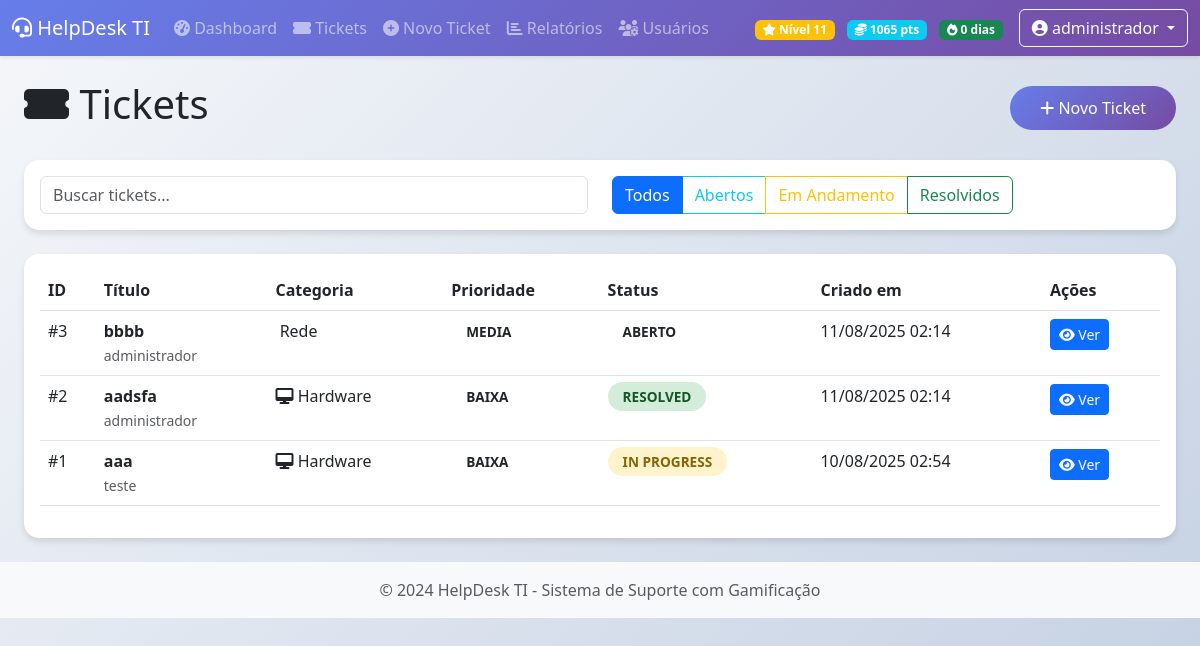
Screenshot of /tickets (signed in) with the database file from the repository.
### app.py (models this page shows, shortened)
class User(UserMixin, db.Model):
    id = db.Column(db.Integer, primary_key=True)
    username = db.Column(db.String(80), unique=True, nullable=False)
    email = db.Column(db.String(120), unique=True, nullable=False)
    password_hash = db.Column(db.String(200), nullable=False)
    full_name = db.Column(db.String(200), nullable=False)
    role = db.Column(db.String(50), default='user')  # admin, technician, user
    department = db.Column(db.String(100))
    is_active = db.Column(db.Boolean, default=True)
    created_at = db.Column(db.DateTime, default=datetime.utcnow)
    created_by = db.Column(db.Integer, db.ForeignKey('user.id'))
    last_login = db.Column(db.DateTime)
    points = db.Column(db.Integer, default=0)
    level = db.Column(db.Integer, default=1)
    badges = db.Column(db.Text, default='[]')
    streak_days = db.Column(db.Integer, default=0)
    creator = db.relationship('User', remote_side=[id], backref='created_users')

class Ticket(db.Model):
    id = db.Column(db.Integer, primary_key=True)
    title = db.Column(db.String(200), nullable=False)
    description = db.Column(db.Text, nullable=False)
    category = db.Column(db.String(50), nullable=False)
    priority = db.Column(db.String(20), nullable=False)
    status = db.Column(db.String(20), default='open')
    user_id = db.Column(db.Integer, db.ForeignKey('user.id'), nullable=False)
    assigned_to = db.Column(db.Integer, db.ForeignKey('user.id'))
    created_at = db.Column(db.DateTime, default=datetime.utcnow)
    updated_at = db.Column(db.DateTime, default=datetime.utcnow, onupdate=datetime.utcnow)
    resolved_at = db.Column(db.DateTime)
    resolution_time = db.Column(db.Integer)  # em minutos
    creator = db.relationship('User', foreign_keys=[user_id], backref='tickets_created')
    technician = db.relationship('User', foreign_keys=[assigned_to], backref='tickets_assigned')

### app.py (the view)
@app.route('/tickets')
@login_required
@active_required
def tickets_list():
    page = request.args.get('page', 1, type=int)
    status_filter = request.args.get('status', 'all')
    if current_user.role in ['admin', 'technician']:
        query = Ticket.query
    else:
        query = Ticket.query.filter_by(user_id=current_user.id)
    if status_filter != 'all':
        query = query.filter_by(status=status_filter)
    tickets = query.order_by(Ticket.created_at.desc()).paginate(
        page=page, per_page=10, error_out=False
    )
    return render_template('tickets/list.html', tickets=tickets, status_filter=status_filter)

### app.py (called while the page is built)
def active_required(f):
    @wraps(f)
    def decorated_function(*args, **kwargs):
        if current_user.is_authenticated and not current_user.is_active:
            flash('Sua conta foi desativada. Entre em contato com o administrador.', 'warning')
            logout_user()
            return redirect(url_for('login'))
        return f(*args, **kwargs)
    return decorated_function

@login_manager.user_loader
def load_user(user_id):
    return User.query.get(int(user_id))

@app.context_processor
def inject_globals():
    return {
        'category_icons': {
            'hardware': 'fa-desktop',
            'software': 'fa-code',
            'network': 'fa-network-wired',
            'printer': 'fa-print',
            'email': 'fa-envelope',
            'access': 'fa-key',
            'other': 'fa-question-circle'
        }
    }

### templates/tickets/list.html (shortened to what this page needs)
{% extends "base.html" %}
{% block content %}
<div class="container-fluid">
    <div class="d-flex justify-content-between align-items-center mb-4">
        <h1><i class="fas fa-ticket-alt"></i> Tickets</h1>
        <a href="{{ url_for('new_ticket') }}" class="btn btn-gradient-primary">
            <i class="fas fa-plus"></i> Novo Ticket
        </a>
    </div>
    <div class="card mb-4">
        <div class="card-body">
            <div class="row">
                <div class="col-md-6">
                    <input type="text" class="form-control" placeholder="Buscar tickets..." onkeyup="searchTickets(this.value)">
                </div>
                <div class="col-md-6">
                    <div class="btn-group" role="group">
                        <a href="?status=all" class="btn btn-outline-primary {% if status_filter == 'all' %}active{% endif %}">Todos</a>
                        <a href="?status=open" class="btn btn-outline-info {% if status_filter == 'open' %}active{% endif %}">Abertos</a>
                        <a href="?status=in_progress" class="btn btn-outline-warning {% if status_filter == 'in_progress' %}active{% endif %}">Em Andamento</a>
                        <a href="?status=resolved" class="btn btn-outline-success {% if status_filter == 'resolved' %}active{% endif %}">Resolvidos</a>
                    </div>
                </div>
            </div>
        </div>
    </div>
    <div class="card">
        <div class="card-body">
            <div class="table-responsive">
                <table class="table table-hover">
                    <thead>
                        <tr>
                            <th>ID</th>
                            <th>Título</th>
                            <th>Categoria</th>
                            <th>Prioridade</th>
                            <th>Status</th>
                            <th>Criado em</th>
                            <th>Ações</th>
                        </tr>
                    </thead>
                    <tbody>
                        {% for ticket in tickets.items %}
                        <tr class="ticket-item">
                            <td>#{{ ticket.id }}</td>
                            <td>
                                <strong>{{ ticket.title }}</strong>
                                <br>
                                <small class="text-muted">{{ ticket.creator.full_name }}</small>
                            </td>
                            <td>
                                <i class="fas {{ category_icons[ticket.category] }}"></i>
                                {{ ticket.category|title }}
                            </td>
                            <td>
                                <span class="priority-label priority-{{ ticket.priority }}">
                                    {{ ticket.priority|upper }}
                                </span>
                            </td>
                            <td>
                                <span class="status-label status-{{ ticket.status }}">
                                    {{ ticket.status|replace('_', ' ')|upper }}
                                </span>
                            </td>
                            <td>{{ ticket.created_at.strftime('%d/%m/%Y %H:%M') }}</td>
                            <td>
                                <a href="{{ url_for('view_ticket', ticket_id=ticket.id) }}" class="btn btn-sm btn-primary">
                                    <i class="fas fa-eye"></i> Ver
                                </a>
                            </td>
                        </tr>
                        {% endfor %}
                    </tbody>
                </table>
            </div>
        </div>
    </div>
</div>
{% endblock %}

### templates/base.html (shortened to what this page needs)
<!DOCTYPE html>
<html lang="pt-BR">
<head>
    <link href="https://cdn.jsdelivr.net/npm/bootstrap@5.3.0/dist/css/bootstrap.min.css" rel="stylesheet">
    <link rel="stylesheet" href="https://cdnjs.cloudflare.com/ajax/libs/font-awesome/6.4.0/css/all.min.css">
    <link rel="stylesheet" href="{{ url_for('static', filename='css/style.css') }}">
</head>
<body>
    <nav class="navbar navbar-expand-lg navbar-dark bg-gradient-primary shadow-sm">
        <div class="container-fluid">
            <a class="navbar-brand" href="{{ url_for('dashboard') }}">
                <i class="fas fa-headset"></i> HelpDesk TI
            </a>
            {% if current_user.is_authenticated %}
            <div class="collapse navbar-collapse" id="navbarNav">
                <ul class="navbar-nav me-auto">
                    <li class="nav-item">
                        <a class="nav-link" href="{{ url_for('dashboard') }}">
                            <i class="fas fa-tachometer-alt"></i> Dashboard
                        </a>
                    </li>
                    <li class="nav-item">
                        <a class="nav-link" href="{{ url_for('tickets_list') }}">
                            <i class="fas fa-ticket-alt"></i> Tickets
                        </a>
                    </li>
                    <li class="nav-item">
                        <a class="nav-link" href="{{ url_for('new_ticket') }}">
                            <i class="fas fa-plus-circle"></i> Novo Ticket
                        </a>
                    </li>
                    {% if current_user.role in ['technician', 'admin'] %}
                    <li class="nav-item">
                        <a class="nav-link" href="{{ url_for('reports') }}">
                            <i class="fas fa-chart-bar"></i> Relatórios
                        </a>
                    </li>
                    {% endif %}
                    {% if current_user.role == 'admin' %}
                    <li class="nav-item">
                        <a class="nav-link" href="{{ url_for('admin_users') }}">
                            <i class="fas fa-users-cog"></i> Usuários
                        </a>
                    </li>
                    {% endif %}
                </ul>
                <div class="d-flex align-items-center">
                    {% if current_user.role in ['admin', 'technician'] %}
                    <div class="me-3 text-white">
                        <span class="badge bg-warning me-2">
                            <i class="fas fa-star"></i> Nível {{ current_user.level or 1 }}
                        </span>
                        <span class="badge bg-info me-2">
                            <i class="fas fa-coins"></i> {{ current_user.points or 0 }} pts
                        </span>
                        <span class="badge bg-success">
                            <i class="fas fa-fire"></i> {{ current_user.streak_days or 0 }} dias
                        </span>
                    </div>
                    {% endif %}
                    <div class="dropdown">
                        <button class="btn btn-outline-light dropdown-toggle" type="button" data-bs-toggle="dropdown">
                            <i class="fas fa-user-circle"></i> {{ current_user.full_name }}
                        </button>
                    </div>
                </div>
            </div>
            {% endif %}
        </div>
    </nav>
    <main class="container-fluid py-4">
        {% block content %}{% endblock %}
    </main>
    <footer class="footer mt-auto py-3 bg-light">
        <div class="container text-center">
            <span class="text-muted">© 2024 HelpDesk TI - Sistema de Suporte com Gamificação</span>
        </div>
    </footer>
</body>
</html>

### static/css/style.css (style rules this page uses)
:root { --primary-gradient: linear-gradient(135deg, #667eea 0%, #764ba2 100%); --success-gradient: linear-gradient(135deg, #84fab0 0%, #8fd3f4 100%); --danger-gradient: linear-gradient(135deg, #f093fb 0%, #f5576c 100%); --warning-gradient: linear-gradient(135deg, #fa709a 0%, #fee140 100%); --info-gradient: linear-gradient(135deg, #4facfe 0%, #00f2fe 100%); }
body { background: linear-gradient(135deg, #f5f7fa 0%, #c3cfe2 100%); min-height: 100vh; font-family: 'Segoe UI', Tahoma, Geneva, Verdana, sans-serif; }
.bg-gradient-primary { background: var(--primary-gradient); }
.card { border: none; border-radius: 15px; box-shadow: 0 4px 6px rgba(0, 0, 0, 0.1); transition: all 0.3s ease; background: white; }
.btn-gradient-primary { background: var(--primary-gradient); color: white; border: none; border-radius: 25px; padding: 10px 30px; transition: all 0.3s ease; }
.priority-label { padding: 5px 15px; border-radius: 20px; font-weight: bold; font-size: 0.85rem; }
.status-label { padding: 5px 15px; border-radius: 20px; font-weight: bold; font-size: 0.85rem; }
.status-in_progress { background-color: #fff3cd; color: #856404; }
.status-resolved { background-color: #d4edda; color: #155724; }

### rows the page displays
User: level "11", points "1065", streak_days "0", full_name "administrador"
Ticket: id "3", title "bbbb", creator.full_name "administrador", category "Rede", priority "MEDIA", status "ABERTO", created_at "11/08/2025 02:14"
Ticket: id "2", title "aadsfa", creator.full_name "administrador", category "Hardware", priority "BAIXA", status "RESOLVED", created_at "11/08/2025 02:14"
Ticket: id "1", title "aaa", creator.full_name "teste", category "Hardware", priority "BAIXA", status "IN PROGRESS", created_at "10/08/2025 02:54"
